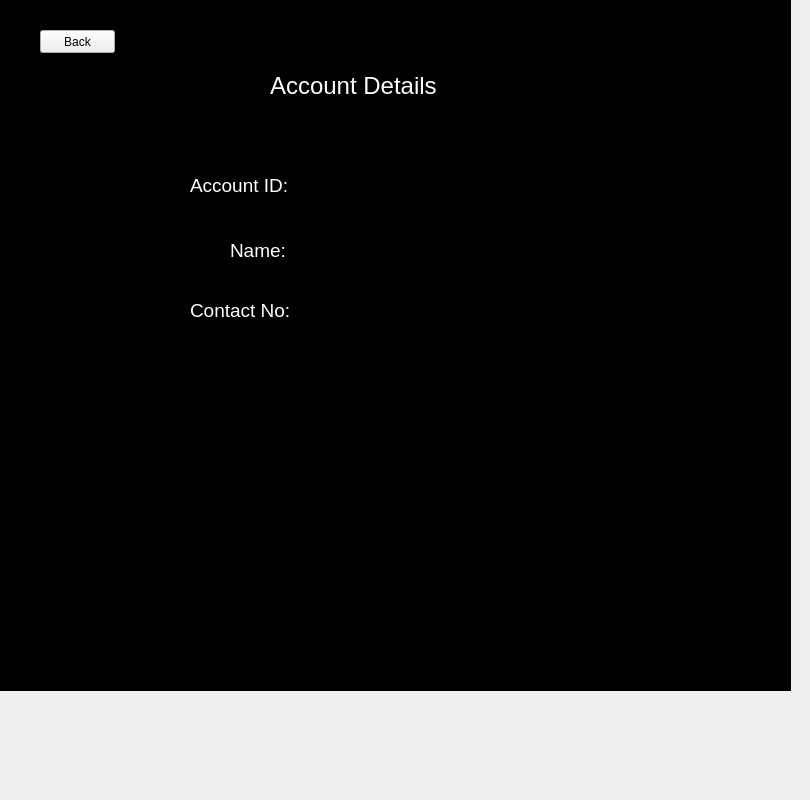
    <widget class="QWidget" name="viewpassacc">
     <widget class="QLabel" name="label_87">
      <property name="geometry">
       <rect>
        <x>-10</x>
        <y>-100</y>
        <width>801</width>
        <height>791</height>
       </rect>
      </property>
      <property name="styleSheet">
       <string notr="true">background-color: rgb(0, 0, 0);</string>
      </property>
      <property name="text">
       <string/>
      </property>
     </widget>
     <widget class="QLabel" name="idown_2">
      <property name="geometry">
       <rect>
        <x>340</x>
        <y>170</y>
        <width>111</width>
        <height>31</height>
       </rect>
      </property>
      <property name="font">
       <font>
        <pointsize>14</pointsize>
       </font>
      </property>
      <property name="styleSheet">
       <string notr="true">color: rgb(255, 255, 255);</string>
      </property>
      <property name="text">
       <string/>
      </property>
     </widget>
     <widget class="QLabel" name="label_88">
      <property name="geometry">
       <rect>
        <x>190</x>
        <y>170</y>
        <width>111</width>
        <height>31</height>
       </rect>
      </property>
      <property name="font">
       <font>
        <pointsize>14</pointsize>
       </font>
      </property>
      <property name="styleSheet">
       <string notr="true">color: rgb(255, 255, 255);</string>
      </property>
      <property name="text">
       <string>Account ID:</string>
      </property>
     </widget>
     <widget class="QLabel" name="label_89">
      <property name="geometry">
       <rect>
        <x>230</x>
        <y>230</y>
        <width>131</width>
        <height>41</height>
       </rect>
      </property>
      <property name="font">
       <font>
        <pointsize>14</pointsize>
       </font>
      </property>
      <property name="styleSheet">
       <string notr="true">color: rgb(255, 255, 255);</string>
      </property>
      <property name="text">
       <string>Name:</string>
      </property>
     </widget>
     <widget class="QLabel" name="label_90">
      <property name="geometry">
       <rect>
        <x>270</x>
        <y>50</y>
        <width>331</width>
        <height>71</height>
       </rect>
      </property>
      <property name="font">
       <font>
        <pointsize>18</pointsize>
       </font>
      </property>
      <property name="styleSheet">
       <string notr="true">color: rgb(255, 255, 255);
</string>
      </property>
      <property name="text">
       <string>Account Details</string>
      </property>
     </widget>
     <widget class="QLabel" name="passown_3">
      <property name="geometry">
       <rect>
        <x>340</x>
        <y>300</y>
        <width>181</width>
        <height>20</height>
       </rect>
      </property>
      <property name="font">
       <font>
        <pointsize>14</pointsize>
       </font>
      </property>
      <property name="styleSheet">
       <string notr="true">color: rgb(255, 255, 255);</string>
      </property>
      <property name="text">
       <string/>
      </property>
     </widget>
     <widget class="QLabel" name="nameown_3">
      <property name="geometry">
       <rect>
        <x>340</x>
        <y>230</y>
        <width>131</width>
        <height>41</height>
       </rect>
      </property>
      <property name="font">
       <font>
        <pointsize>14</pointsize>
       </font>
      </property>
      <property name="styleSheet">
       <string notr="true">color: rgb(255, 255, 255);</string>
      </property>
      <property name="text">
       <string/>
      </property>
     </widget>
     <widget class="QLabel" name="label_91">
      <property name="geometry">
       <rect>
        <x>190</x>
        <y>300</y>
        <width>181</width>
        <height>20</height>
       </rect>
      </property>
      <property name="font">
       <font>
        <pointsize>14</pointsize>
       </font>
      </property>
      <property name="styleSheet">
       <string notr="true">color: rgb(255, 255, 255);</string>
      </property>
      <property name="text">
       <string>Contact No:</string>
      </property>
     </widget>
     <widget class="QPushButton" name="pushButton">
      <property name="geometry">
       <rect>
        <x>40</x>
        <y>30</y>
        <width>75</width>
        <height>23</height>
       </rect>
      </property>
      <property name="text">
       <string>Back</string>
      </property>
     </widget>
     <zorder>label_87</zorder>
     <zorder>label_90</zorder>
     <zorder>label_91</zorder>
     <zorder>label_88</zorder>
     <zorder>idown_2</zorder>
     <zorder>label_89</zorder>
     <zorder>nameown_3</zorder>
     <zorder>passown_3</zorder>
     <zorder>pushButton</zorder>
    </widget>
